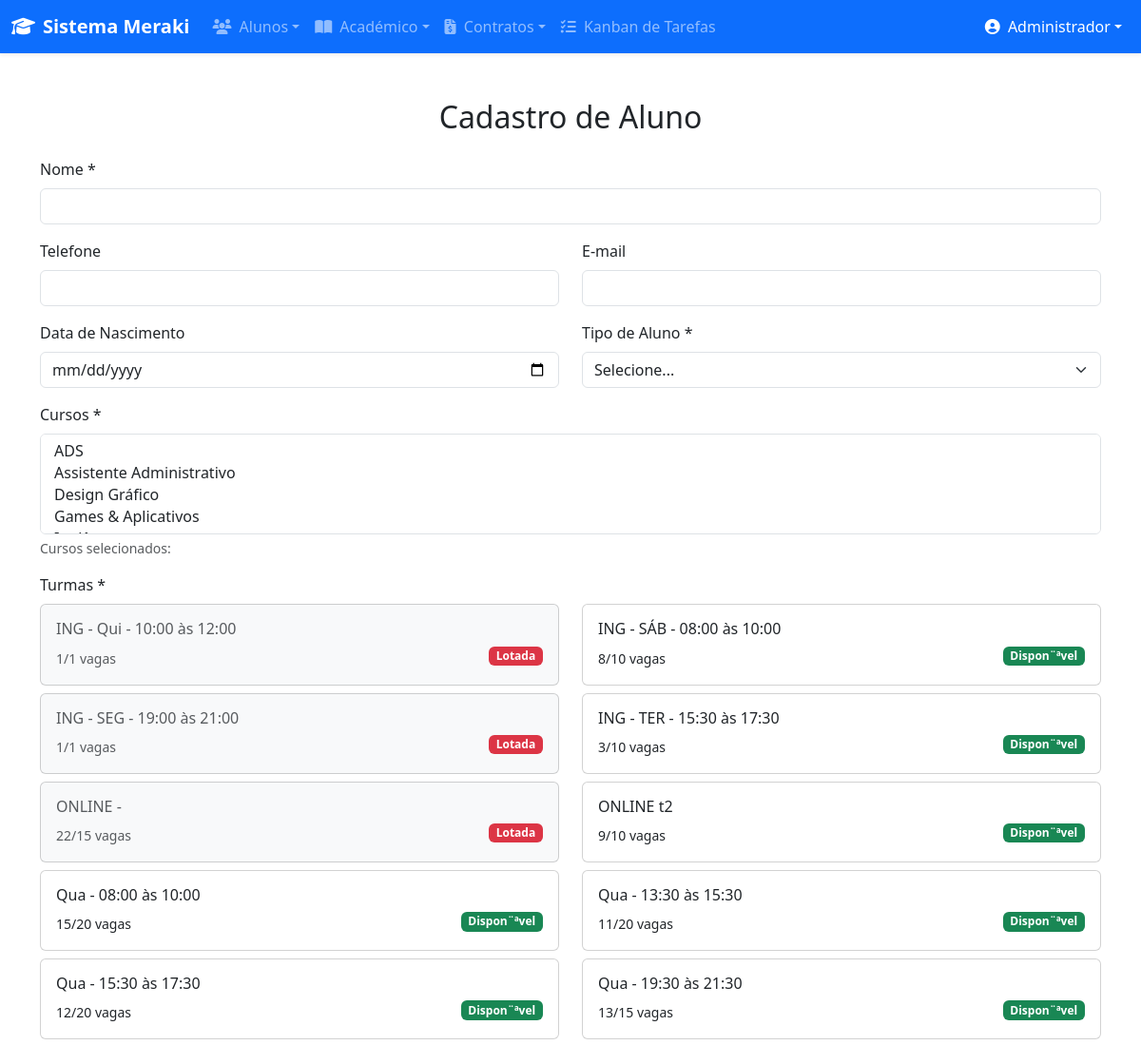
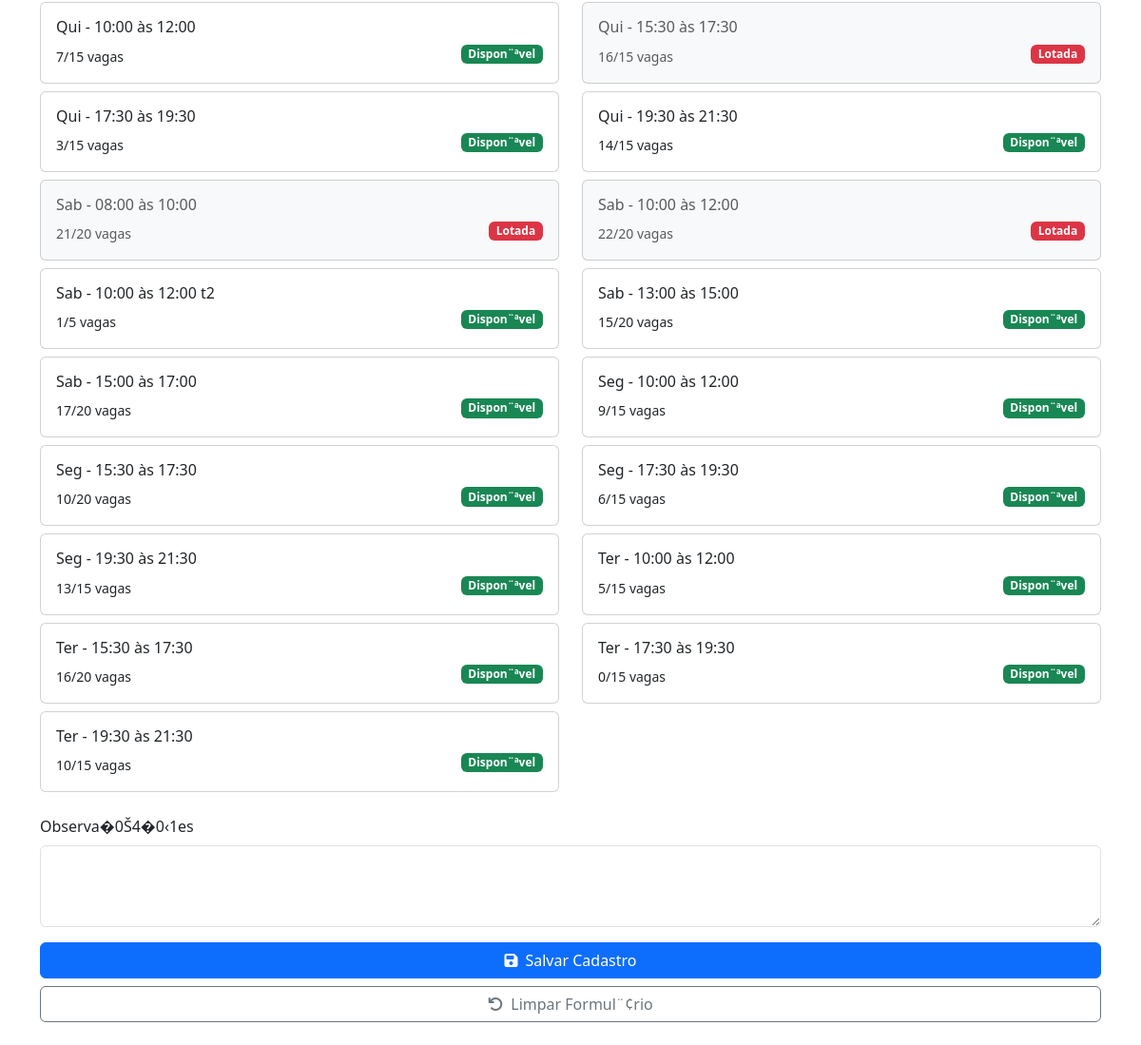
Page /cadastro_aluno.php (signed in) on the committed database (2 pictures, top to bottom).
### tables this page shows
CREATE TABLE `turmas` (
  `id` int(11) NOT NULL,
  `nome` varchar(100) NOT NULL,
  `instrutor_id` int(11) DEFAULT NULL,
  `vagas` int(11) DEFAULT NULL,
  `status` varchar(30) DEFAULT NULL,
  `dia_semana_id` int(11) DEFAULT NULL,
  `periodo_id` int(11) DEFAULT NULL,
  `tipo_id` int(11) DEFAULT NULL,
  `dia_semana` int(11) DEFAULT NULL,
  `periodo` int(11) DEFAULT NULL,
  `ultima_presenca_em` date DEFAULT NULL,
  `vagas_total` int(11) DEFAULT '0' COMMENT 'Número máximo de vagas na turma (0 = ilimitado)'
);

### cadastro_aluno.php (the view, shortened to what this page needs)
<?php
require 'conexao.php';
try {
    $turmas = $pdo->query("SELECT t.id, t.nome, t.vagas_total, COUNT(at.aluno_id) as ocupadas FROM turmas t LEFT JOIN alunos_turmas at ON t.id = at.turma_id AND at.ativo = 1 WHERE t.status = 'ativa' GROUP BY t.id ORDER BY t.nome")->fetchAll(PDO::FETCH_ASSOC);
    $cursos = $pdo->query("SELECT id, nome FROM cursos ORDER BY nome")->fetchAll(PDO::FETCH_ASSOC);
} catch (Exception $e) {
    $erro = "Erro ao carregar dados: " . $e->getMessage();
}
?>
<!DOCTYPE html>
<html lang="pt-BR">
<head>
    <?php include 'nav.php'; ?>
    <link href="https://cdn.jsdelivr.net/npm/bootstrap@5.3.3/dist/css/bootstrap.min.css" rel="stylesheet">
    <link href="https://cdnjs.cloudflare.com/ajax/libs/font-awesome/6.4.0/css/all.min.css" rel="stylesheet">
</head>
<body>
 <div class="container py-4">
    <h2 class="text-center mb-4">Cadastro de Aluno</h2>
    <form method="POST" id="cadastroForm">
        <div class="mb-3">
            <label for="nome" class="form-label">Nome *</label>
            <input type="text" class="form-control" name="nome" id="nome" required value="<?= $_POST['nome'] ?? '' ?>">
        </div>
        <div class="row">
            <div class="col-md-6 mb-3">
                <label for="telefone" class="form-label">Telefone</label>
                <input type="text" class="form-control" name="telefone" id="telefone" value="<?= $_POST['telefone'] ?? '' ?>">
            </div>
            <div class="col-md-6 mb-3">
                <label for="email" class="form-label">E-mail</label>
                <input type="email" class="form-control" name="email" id="email" value="<?= $_POST['email'] ?? '' ?>">
            </div>
        </div>
        <div class="row">
            <div class="col-md-6 mb-3">
                <label for="data_nascimento" class="form-label">Data de Nascimento</label>
                <input type="date" class="form-control" name="data_nascimento" id="data_nascimento" value="<?= $_POST['data_nascimento'] ?? '' ?>">
            </div>
            <div class="col-md-6 mb-3">
                <label for="tipo_aluno_id" class="form-label">Tipo de Aluno *</label>
                <select class="form-select" name="tipo_aluno_id" id="tipo_aluno_id" required>
                    <option value="">Selecione...</option>
                </select>
            </div>
        </div>
        <div class="mb-3">
            <label for="curso_id" class="form-label">Cursos *</label>
            <select class="form-select" name="curso_id[]" id="curso_id" multiple required>
                <?php foreach($cursos as $curso): ?>
                    <option value="<?= $curso['id'] ?>" <?= in_array($curso['id'], $_POST['curso_id'] ?? []) ? 'selected' : '' ?>>
                    </option>
                <?php endforeach; ?>
            </select>
            <div class="form-text text-muted">Cursos selecionados: <span id="cursosSelecionados"></span></div>
        </div>
        <div class="mb-3">
            <label class="form-label">Turmas *</label>
            <div class="row">
                <?php foreach ($turmas as $turma):
                    $restantes = $turma['vagas_total'] - $turma['ocupadas'];
                    $lotada = $restantes <= 0;
                ?>
                <div class="col-md-6">
                    <div class="card mb-2 turma-card <?= $lotada ? 'bg-light text-muted' : '' ?>" data-id="<?= $turma['id'] ?>">
                        <div class="card-body">
                            <h6><?= htmlspecialchars($turma['nome']) ?></h6>
                            <small><?= $turma['ocupadas'] ?>/<?= $turma['vagas_total'] ?> vagas</small>
                            <?php if ($lotada): ?>
                                <span class="badge bg-danger float-end">Lotada</span>
                            <?php else: ?>
                                <span class="badge bg-success float-end">Dispon¨ªvel</span>
                            <?php endif; ?>
                        </div>
                    </div>
                </div>
                <?php endforeach; ?>
            </div>
        </div>
        <div class="mb-3">
            <label for="observacoes" class="form-label">Observa�0Š4�0‹1es</label>
            <textarea class="form-control" name="observacoes" id="observacoes" rows="3"><?= $_POST['observacoes'] ?? '' ?></textarea>
        </div>
        <div class="d-grid gap-2">
            <button type="submit" class="btn btn-primary">
                <i class="fas fa-save me-2"></i>Salvar Cadastro
            </button>
            <button type="reset" class="btn btn-outline-secondary">
                <i class="fas fa-undo me-2"></i>Limpar Formul¨¢rio
            </button>
        </div>
    </form>
</div>
</body>
</html>

### rows in the picture
turmas: nome "ING - Qui - 10:00 às 12:00", ocupadas "1", vagas_total "1", shows "Lotada"
turmas: nome "ING - SÁB - 08:00 às 10:00", ocupadas "8", vagas_total "10", shows "Dispon¨ªvel"
turmas: nome "ING - SEG - 19:00 às 21:00", ocupadas "1", vagas_total "1", shows "Lotada"
turmas: nome "ING - TER - 15:30 às 17:30", ocupadas "3", vagas_total "10", shows "Dispon¨ªvel"
turmas: nome "ONLINE -", ocupadas "22", vagas_total "15", shows "Lotada"
turmas: nome "ONLINE t2", ocupadas "9", vagas_total "10", shows "Dispon¨ªvel"
turmas: nome "Qua - 08:00 às 10:00", ocupadas "15", vagas_total "20", shows "Dispon¨ªvel"
turmas: nome "Qua - 13:30 às 15:30", ocupadas "11", vagas_total "20", shows "Dispon¨ªvel"
turmas: nome "Qua - 15:30 às 17:30", ocupadas "12", vagas_total "20", shows "Dispon¨ªvel"
turmas: nome "Qua - 19:30 às 21:30", ocupadas "13", vagas_total "15", shows "Dispon¨ªvel"
turmas: nome "Qui - 10:00 às 12:00", ocupadas "7", vagas_total "15", shows "Dispon¨ªvel"
turmas: nome "Qui - 15:30 às 17:30", ocupadas "16", vagas_total "15", shows "Lotada"
turmas: nome "Qui - 17:30 às 19:30", ocupadas "3", vagas_total "15", shows "Dispon¨ªvel"
turmas: nome "Qui - 19:30 às 21:30", ocupadas "14", vagas_total "15", shows "Dispon¨ªvel"
turmas: nome "Sab - 08:00 às 10:00", ocupadas "21", vagas_total "20", shows "Lotada"
turmas: nome "Sab - 10:00 às 12:00", ocupadas "22", vagas_total "20", shows "Lotada"
turmas: nome "Sab - 10:00 às 12:00 t2", ocupadas "1", vagas_total "5", shows "Dispon¨ªvel"
turmas: nome "Sab - 13:00 às 15:00", ocupadas "15", vagas_total "20", shows "Dispon¨ªvel"
turmas: nome "Sab - 15:00 às 17:00", ocupadas "17", vagas_total "20", shows "Dispon¨ªvel"
turmas: nome "Seg - 10:00 às 12:00", ocupadas "9", vagas_total "15", shows "Dispon¨ªvel"
turmas: nome "Seg - 15:30 às 17:30", ocupadas "10", vagas_total "20", shows "Dispon¨ªvel"
turmas: nome "Seg - 17:30 às 19:30", ocupadas "6", vagas_total "15", shows "Dispon¨ªvel"
turmas: nome "Seg - 19:30 às 21:30", ocupadas "13", vagas_total "15", shows "Dispon¨ªvel"
turmas: nome "Ter - 10:00 às 12:00", ocupadas "5", vagas_total "15", shows "Dispon¨ªvel"
turmas: nome "Ter - 15:30 às 17:30", ocupadas "16", vagas_total "20", shows "Dispon¨ªvel"
turmas: nome "Ter - 17:30 às 19:30", ocupadas "0", vagas_total "15", shows "Dispon¨ªvel"
turmas: nome "Ter - 19:30 às 21:30", ocupadas "10", vagas_total "15", shows "Dispon¨ªvel"

### other values in the picture
$_SESSION['usuario_nome'] "Administrador"
